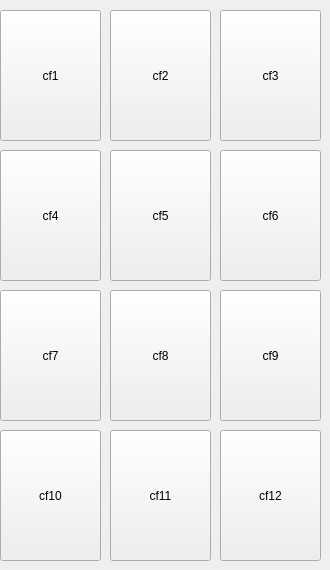
       <widget class="QWidget" name="page_20">
        <widget class="QPushButton" name="btn_cf12">
         <property name="geometry">
          <rect>
           <x>220</x>
           <y>430</y>
           <width>101</width>
           <height>131</height>
          </rect>
         </property>
         <property name="text">
          <string>cf12</string>
         </property>
        </widget>
        <widget class="QPushButton" name="btn_cf8">
         <property name="geometry">
          <rect>
           <x>110</x>
           <y>290</y>
           <width>101</width>
           <height>131</height>
          </rect>
         </property>
         <property name="text">
          <string>cf8</string>
         </property>
        </widget>
        <widget class="QPushButton" name="btn_cf5">
         <property name="geometry">
          <rect>
           <x>110</x>
           <y>150</y>
           <width>101</width>
           <height>131</height>
          </rect>
         </property>
         <property name="text">
          <string>cf5</string>
         </property>
        </widget>
        <widget class="QPushButton" name="btn_cf10">
         <property name="geometry">
          <rect>
           <x>0</x>
           <y>430</y>
           <width>101</width>
           <height>131</height>
          </rect>
         </property>
         <property name="text">
          <string>cf10</string>
         </property>
        </widget>
        <widget class="QPushButton" name="btn_cf11">
         <property name="geometry">
          <rect>
           <x>110</x>
           <y>430</y>
           <width>101</width>
           <height>131</height>
          </rect>
         </property>
         <property name="text">
          <string>cf11</string>
         </property>
        </widget>
        <widget class="QPushButton" name="btn_cf2">
         <property name="geometry">
          <rect>
           <x>110</x>
           <y>10</y>
           <width>101</width>
           <height>131</height>
          </rect>
         </property>
         <property name="text">
          <string>cf2</string>
         </property>
        </widget>
        <widget class="QPushButton" name="btn_cf6">
         <property name="geometry">
          <rect>
           <x>220</x>
           <y>150</y>
           <width>101</width>
           <height>131</height>
          </rect>
         </property>
         <property name="text">
          <string>cf6</string>
         </property>
        </widget>
        <widget class="QPushButton" name="btn_cf4">
         <property name="geometry">
          <rect>
           <x>0</x>
           <y>150</y>
           <width>101</width>
           <height>131</height>
          </rect>
         </property>
         <property name="text">
          <string>cf4</string>
         </property>
        </widget>
        <widget class="QPushButton" name="btn_cf9">
         <property name="geometry">
          <rect>
           <x>220</x>
           <y>290</y>
           <width>101</width>
           <height>131</height>
          </rect>
         </property>
         <property name="text">
          <string>cf9</string>
         </property>
        </widget>
        <widget class="QPushButton" name="btn_cf3">
         <property name="geometry">
          <rect>
           <x>220</x>
           <y>10</y>
           <width>101</width>
           <height>131</height>
          </rect>
         </property>
         <property name="text">
          <string>cf3</string>
         </property>
        </widget>
        <widget class="QPushButton" name="btn_cf7">
         <property name="geometry">
          <rect>
           <x>0</x>
           <y>290</y>
           <width>101</width>
           <height>131</height>
          </rect>
         </property>
         <property name="text">
          <string>cf7</string>
         </property>
        </widget>
        <widget class="QPushButton" name="btn_cf1">
         <property name="geometry">
          <rect>
           <x>0</x>
           <y>10</y>
           <width>101</width>
           <height>131</height>
          </rect>
         </property>
         <property name="text">
          <string>cf1</string>
         </property>
        </widget>
       </widget>
